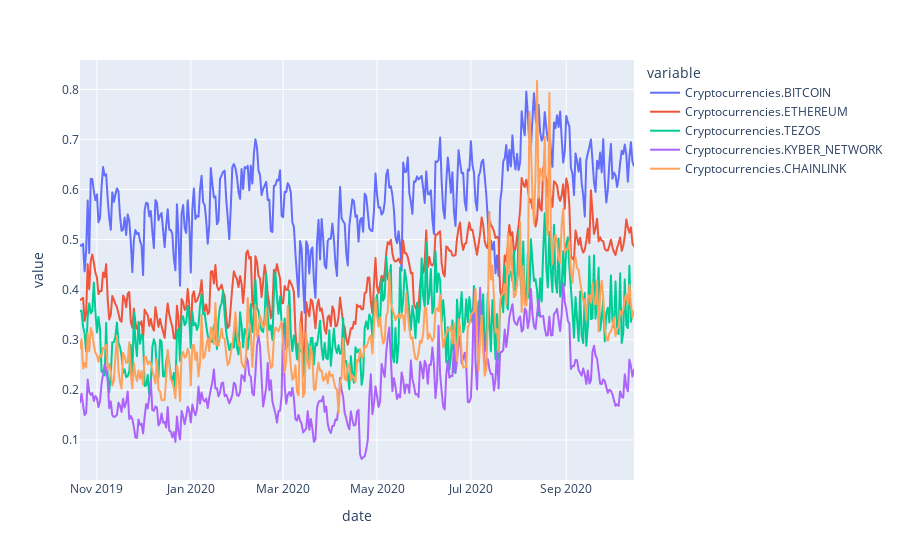

Here is the notebook cell this chart was saved with:
### Code cell
historical.plot()

### Figure 1 — Plotly figure (JSON) as saved in the notebook; plotly's stock layout.template omitted (floating-point values rounded to 4 significant figures; data arrays with more than 128 entries replaced by an {"elided": "..."} marker saying what was removed)
{"data": [{"hovertemplate": "variable=Cryptocurrencies.BITCOIN<br>date=%{x}<br>value=%{y}<extra></extra>", "legendgroup": "Cryptocurrencies.BITCOIN", "line": {"color": "#636efa", "dash": "solid"}, "mode": "lines", "name": "Cryptocurrencies.BITCOIN", "showlegend": true, "type": "scattergl", "x": {"elided": "361 str values"}, "xaxis": "x", "y": {"elided": "361 float values"}, "yaxis": "y"}, {"hovertemplate": "variable=Cryptocurrencies.ETHEREUM<br>date=%{x}<br>value=%{y}<extra></extra>", "legendgroup": "Cryptocurrencies.ETHEREUM", "line": {"color": "#EF553B", "dash": "solid"}, "mode": "lines", "name": "Cryptocurrencies.ETHEREUM", "showlegend": true, "type": "scattergl", "x": {"elided": "361 str values"}, "xaxis": "x", "y": {"elided": "361 float values"}, "yaxis": "y"}, {"hovertemplate": "variable=Cryptocurrencies.TEZOS<br>date=%{x}<br>value=%{y}<extra></extra>", "legendgroup": "Cryptocurrencies.TEZOS", "line": {"color": "#00cc96", "dash": "solid"}, "mode": "lines", "name": "Cryptocurrencies.TEZOS", "showlegend": true, "type": "scattergl", "x": {"elided": "361 str values"}, "xaxis": "x", "y": {"elided": "361 float values"}, "yaxis": "y"}, {"hovertemplate": "variable=Cryptocurrencies.KYBER_NETWORK<br>date=%{x}<br>value=%{y}<extra></extra>", "legendgroup": "Cryptocurrencies.KYBER_NETWORK", "line": {"color": "#ab63fa", "dash": "solid"}, "mode": "lines", "name": "Cryptocurrencies.KYBER_NETWORK", "showlegend": true, "type": "scattergl", "x": {"elided": "361 str values"}, "xaxis": "x", "y": {"elided": "361 float values"}, "yaxis": "y"}, {"hovertemplate": "variable=Cryptocurrencies.CHAINLINK<br>date=%{x}<br>value=%{y}<extra></extra>", "legendgroup": "Cryptocurrencies.CHAINLINK", "line": {"color": "#FFA15A", "dash": "solid"}, "mode": "lines", "name": "Cryptocurrencies.CHAINLINK", "showlegend": true, "type": "scattergl", "x": {"elided": "361 str values"}, "xaxis": "x", "y": {"elided": "361 float values"}, "yaxis": "y"}], "layout": {"legend": {"title": {"text": "variable"}, "tracegroupgap": 0}, "margin": {"t": 60}, "xaxis": {"anchor": "y", "domain": [0, 1], "title": {"text": "date"}}, "yaxis": {"anchor": "x", "domain": [0, 1], "title": {"text": "value"}}}}
